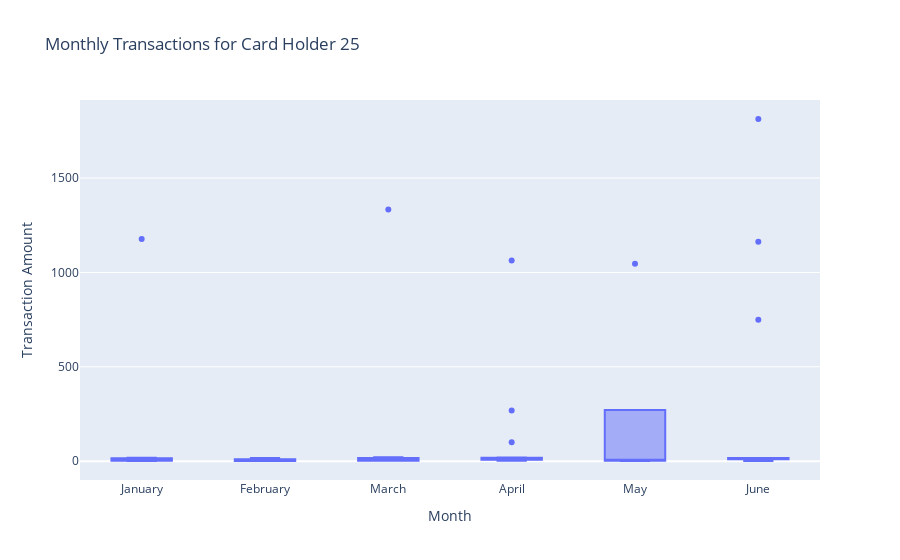

The notebook cell this image was saved under:
### Code cell
# Creating the six box plots using plotly express
fig = px.box(df_25, x="month", y="amount", labels={"month":"Month", "amount": "Transaction Amount"}, title="Monthly Transactions for Card Holder 25")
fig.show()

### Figure 1 — Plotly figure (JSON) as saved in the notebook; plotly's stock layout.template omitted (floating-point values rounded to 4 significant figures)
{"data": [{"alignmentgroup": "True", "hovertemplate": "Month=%{x}<br>Transaction Amount=%{y}<extra></extra>", "legendgroup": "", "marker": {"color": "#636efa"}, "name": "", "notched": false, "offsetgroup": "", "orientation": "v", "showlegend": false, "type": "box", "x": ["January", "January", "January", "January", "January", "January", "January", "January", "January", "January", "February", "February", "February", "February", "February", "February", "February", "February", "February", "February", "March", "March", "March", "March", "March", "March", "March", "March", "March", "March", "March", "March", "March", "April", "April", "April", "April", "April", "April", "April", "April", "April", "April", "April", "April", "April", "April", "April", "April", "May", "May", "May", "May", "May", "June", "June", "June", "June", "June", "June", "June", "June", "June", "June", "June", "June", "June", "June"], "x0": " ", "xaxis": "x", "y": [1.46, 10.74, 2.93, 1.39, 17.84, 1.65, 15.86, 2.22, 1177, 2.75, 10.75, 10.81, 5.97, 3.69, 16.7, 1.26, 2.63, 11.01, 0.91, 1.18, 12.42, 16.58, 1334, 2.88, 2.04, 13.57, 10.1, 1.65, 3.08, 4.2, 2.56, 18.28, 21.04, 100, 2.62, 7.08, 17.15, 1063, 10.15, 10.06, 269, 10.24, 7.39, 6.01, 20.03, 2.79, 10.02, 15.66, 16.5, 1.1, 1046, 12.15, 2.27, 5.97, 1162, 749, 10.69, 11.88, 1.03, 10.15, 11.01, 16.29, 15.98, 1813, 16.61, 11.53, 5.24, 2.27], "y0": " ", "yaxis": "y"}], "layout": {"autosize": true, "boxmode": "group", "legend": {"tracegroupgap": 0}, "title": {"text": "Monthly Transactions for Card Holder 25"}, "xaxis": {"anchor": "y", "autorange": true, "domain": [0, 1], "range": [-0.5, 5.5], "title": {"text": "Month"}, "type": "category"}, "yaxis": {"anchor": "x", "autorange": true, "domain": [0, 1], "range": [-99.76, 1914.0], "title": {"text": "Transaction Amount"}, "type": "linear"}}}
